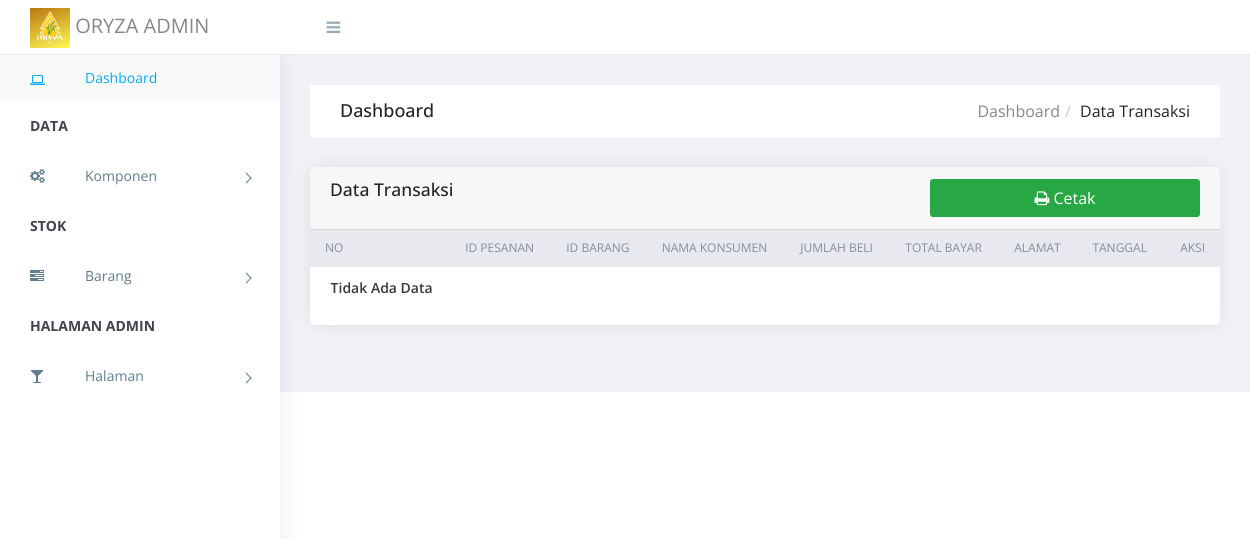
Page /admin/datatransaksi.php (signed in) on the earlier database version.
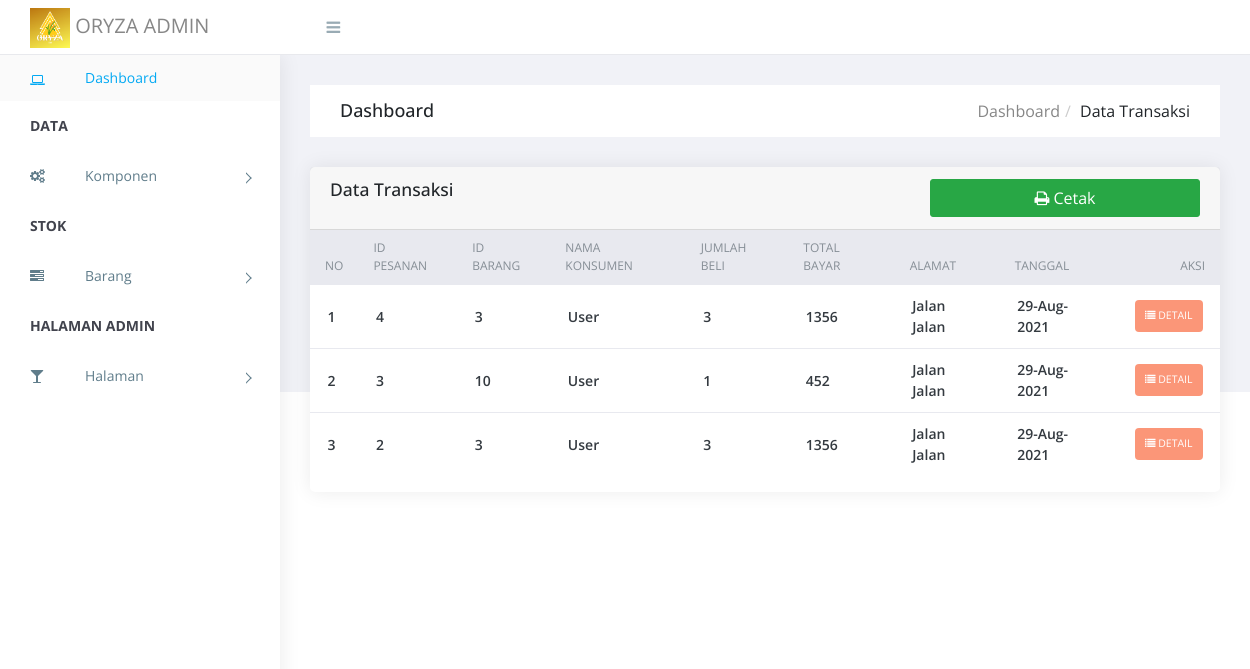
Same page on the later database version.
### tables this page shows
CREATE TABLE `transaksi` (
  `id_pesanan` int(10) NOT NULL,
  `id_user` int(10) NOT NULL,
  `id_produk` int(10) NOT NULL,
  `jumlah_beli` int(3) NOT NULL,
  `total` double NOT NULL,
  `tanggal_transaksi` date NOT NULL,
  `nama_penerima` varchar(100) NOT NULL,
  `alamat_penerima` text NOT NULL,
  `telp_penerima` varchar(13) NOT NULL
);

CREATE TABLE `detail_transaksi` (
  `id_pesanan` int(10) NOT NULL,
  `id_produk` int(10) NOT NULL,
  `harga_satuan` double NOT NULL,
  `jumlah_beli` int(3) NOT NULL,
  `subtotal` double NOT NULL,
  `qty_kirim` int(11) NOT NULL
);

CREATE TABLE `user` (
  `id` int(10) NOT NULL,
  `nama_pengguna` varchar(50) NOT NULL,
  `email` varchar(50) NOT NULL,
  `password` varchar(255) NOT NULL,
  `tempat_lahir` varchar(20) NOT NULL,
  `tanggal_lahir` date NOT NULL,
  `alamat` text NOT NULL,
  `telepon` varchar(13) NOT NULL,
  `akses` enum('admin','user') NOT NULL
);

### admin/datatransaksi.php (the view, shortened to what this page needs)
<?php require_once("head.php"); ?>
        <div class="breadcrumbs">
            <div class="breadcrumbs-inner">
                <div class="row m-0">
                    <div class="col-sm-4">
                        <div class="page-header float-left">
                            <div class="page-title">
                                <h1>Dashboard</h1>
                            </div>
                        </div>
                    </div>
                    <div class="col-sm-8">
                        <div class="page-header float-right">
                            <div class="page-title">
                                <ol class="breadcrumb text-right">
                                    <li><a href="index.php">Dashboard</a></li>
                                    <li class="active">Data Transaksi</li>
                                </ol>
                            </div>
                        </div>
                    </div>
                </div>
            </div>
        </div>
        <div class="content">
            <div class="animated fadeIn">
                <div class="row">
                    <div class="col-lg-12">
                        <div class="card">
                            <div class="card-header">
                                   <div class="row">
                                    <div class="col-lg-8">
                                        <h4 class="card-title">Data Transaksi</h4>
                                    </div>
                                    <div class="col-lg-4">
                                         <a href="cetaktransaksi.php" class="btn btn-success btn-block " style="color: white;"><i class="fa fa-print"></i> Cetak</a>
                                    </div>
                                </div>
                            </div>
                            <div class="table-stats order-table ov-h">
                                <table class="table ">
                                    <thead>
                                        <tr>
                                            <th class="serial">No</th>
                                            <th class="#">ID Pesanan</th>
                                            <th class="#">ID Barang</th>
                                            <th>Nama Konsumen</th>
                                            <th>Jumlah Beli</th>
                                            <th>Total Bayar</th>
                                            <th>Alamat</th>
                                            <th>Tanggal</th>
                                            <th>Aksi</th>
                                        </tr>
                                    </thead>
                                    <tbody>
                                        <?php
                                            $no = 1;
                                            $query = mysqli_query($koneksi, "SELECT transaksi.id_pesanan as idp, id_user, nama_pengguna, email, alamat, telepon, detail_transaksi.id_produk as idb, produk.nama as nama_produk, harga_satuan, detail_transaksi.jumlah_beli as qty, subtotal, total, nama_penerima, alamat_penerima, telp_penerima, tanggal_transaksi FROM transaksi
                                                    INNER JOIN user ON user.id = transaksi.id_user
                                                    INNER JOIN detail_transaksi ON detail_transaksi.id_pesanan = transaksi.id_pesanan
                                                    INNER JOIN produk ON produk.id = detail_transaksi.id_produk GROUP BY transaksi.id_pesanan ORDER BY transaksi.id_pesanan DESC");
                                            $row = mysqli_num_rows($query);
                                            if($row>0){
                                            while($data = mysqli_fetch_array($query)){
                                        ?>
                                        <tr>
                                            <td class="serial"><?php echo$no++;?></td>
                                            <td><span class="count"><?=$data['idp'];?></span> </td>
                                            <td><span class="coount"><?=$data['idb'];?></span> </td>
                                            <td><span class="name"><?=$data['nama_pengguna'];?></span> </td>
                                            <td><span class="count"><?=$data['qty'];?></span> </td>
                                            <td><span class="count"><?=$data['total'];?></span></td>
                                            <td><span class="name"><?=$data['alamat_penerima'];?></span> </td>
                                            <td><span class="name"><?= date('d-M-Y',strtotime($data['tanggal_transaksi']));?></span> </td>
                                            <td>
                                              <a href="detailtransaksi.php?id=<?php echo $data['idp']; ?>" class="badge badge-pending"><i class="fa fa-list"></i> Detail</a>
                                            </td>
                                        </tr>
                                        <?php }}else{ ?>
                                            <tr>
                                                <td><span class="count">Tidak Ada Data</span> </td>
                                            </tr>
                                        <?php } ?>
                                    </tbody>
                                </table>
                            </div>
                        </div>
                    </div>
                        </div>
                    </div>
                </div>
                <div class="col-lg-6">
    </div>
</div>
<?php require_once("footer.php"); ?>

### admin/head.php (shortened to what this page needs)
<!DOCTYPE html>
<html>
<head>
    <link rel="stylesheet" href="https://cdn.jsdelivr.net/npm/normalize.css@8.0.0/normalize.min.css">
    <link rel="stylesheet" href="https://cdn.jsdelivr.net/npm/bootstrap@4.1.3/dist/css/bootstrap.min.css">
    <link rel="stylesheet" href="https://cdn.jsdelivr.net/npm/font-awesome@4.7.0/css/font-awesome.min.css">
    <link rel="stylesheet" href="https://cdn.jsdelivr.net/gh/lykmapipo/themify-icons@0.1.2/css/themify-icons.css">
    <link rel="stylesheet" href="https://cdn.jsdelivr.net/npm/pixeden-stroke-7-icon@1.2.3/pe-icon-7-stroke/dist/pe-icon-7-stroke.min.css">
    <link rel="stylesheet" href="https://cdnjs.cloudflare.com/ajax/libs/flag-icon-css/3.2.0/css/flag-icon.min.css">
    <link rel="stylesheet" href="assets/css/cs-skin-elastic.css">
    <link rel="stylesheet" href="assets/css/style.css">
    <link href="https://cdn.jsdelivr.net/npm/chartist@0.11.0/dist/chartist.min.css" rel="stylesheet">
    <link href="https://cdn.jsdelivr.net/npm/jqvmap@1.5.1/dist/jqvmap.min.css" rel="stylesheet">
    <link href="https://cdn.jsdelivr.net/npm/weathericons@2.1.0/css/weather-icons.css" rel="stylesheet" />
    <link href="https://cdn.jsdelivr.net/npm/fullcalendar@3.9.0/dist/fullcalendar.min.css" rel="stylesheet" />
</head>
<body>
    <aside id="left-panel" class="left-panel">
        <nav class="navbar navbar-expand-sm navbar-default">
            <div id="main-menu" class="main-menu collapse navbar-collapse">
                <ul class="nav navbar-nav">
                    <li class="active">
                        <a href="index.php"><i class="menu-icon fa fa-laptop"></i>Dashboard </a>
                    </li>
                    <li class="menu-title">Data</li>
                    <li class="menu-item-has-children dropdown">
                        <a href="#" class="dropdown-toggle" data-toggle="dropdown" aria-haspopup="true" aria-expanded="false"> <i class="menu-icon fa fa-cogs"></i>Komponen</a>
                    </li>
                    <li class="menu-title">Stok</li>
                    <li class="menu-item-has-children dropdown">
                        <a href="#" class="dropdown-toggle" data-toggle="dropdown" aria-haspopup="true" aria-expanded="false"> <i class="menu-icon fa fa-tasks"></i>Barang</a>
                    </li>
                    <li class="menu-title">Halaman Admin</li>
                    <li class="menu-item-has-children dropdown">
                        <a href="#" class="dropdown-toggle" data-toggle="dropdown" aria-haspopup="true" aria-expanded="false"> <i class="menu-icon fa fa-glass"></i>Halaman</a>
                    </li>
                </ul>
            </div>
        </nav>
    </aside>
    <div id="right-panel" class="right-panel">
        <header id="header" class="header">
            <div class="top-left">
                <div class="navbar-header">
                    <a class="navbar-brand" href=""><img src="../img/logo.png" style="width: 40px; height: 40px;" alt="Logo"> ORYZA ADMIN</a>
                    <a id="menuToggle" class="menutoggle"><i class="fa fa-bars"></i></a>
                </div>
            </div>
        </header>

### admin/footer.php (shortened to what this page needs)
        <footer class="site-footer">
            <div class="footer-inner bg-white">
                <div class="row">
                    <div class="col-sm-6">
                    </div>
                </div>
            </div>
        </footer>
</body>
</html>

Differences in the rows shown:
added transaksi: id_pesanan "4", detail_transaksi.id_produk "3", id_user.nama_pengguna "User", detail_transaksi.jumlah_beli "3", total "1356", alamat_penerima "Jalan Jalan", tanggal_transaksi "29-Aug-2021"
added transaksi: id_pesanan "3", detail_transaksi.id_produk "10", id_user.nama_pengguna "User", detail_transaksi.jumlah_beli "1", total "452", alamat_penerima "Jalan Jalan", tanggal_transaksi "29-Aug-2021"
now on this page (row edited): transaksi: id_pesanan "2", detail_transaksi.id_produk "3", id_user.nama_pengguna "User", detail_transaksi.jumlah_beli "3", total "1356", alamat_penerima "Jalan Jalan", tanggal_transaksi "29-Aug-2021"
Other differences:
text no longer shown: "Tidak Ada Data"
